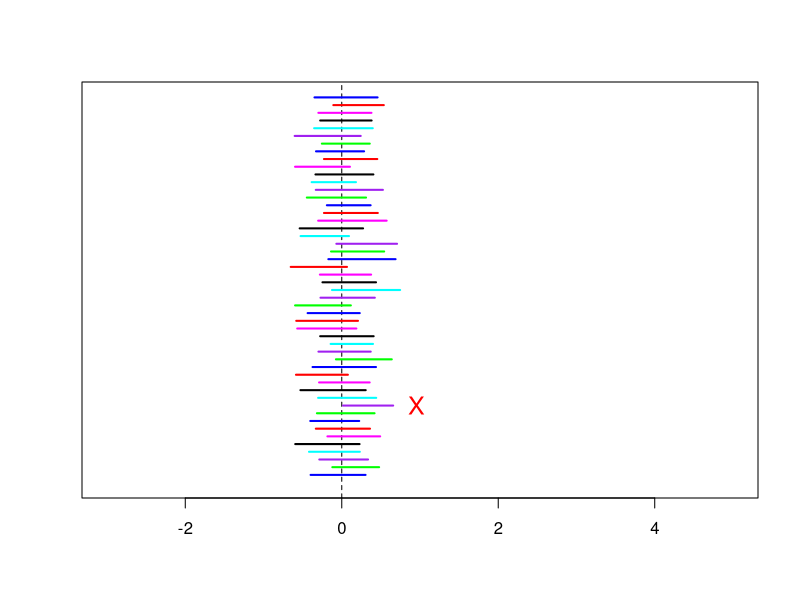
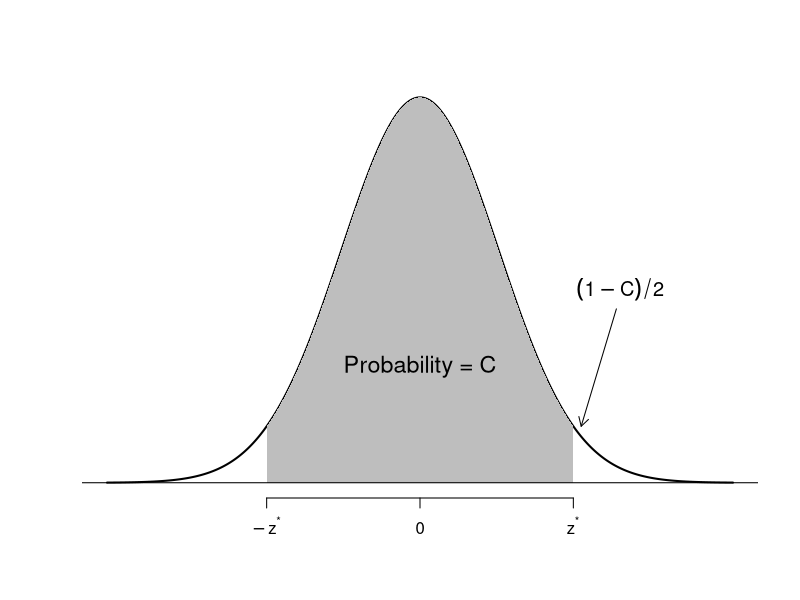

Generate these figures, in order, with R:
## ---- chunk 1
set.seed(123)

n <- 30          # sample size per group
num_sims <- 50   # number of simulations
true_mean <- 0   # true population mean
colors <- c("red", "blue", "green", "purple", "cyan", "black", "magenta")

for (i in 1:num_sims) {
  sample <- rnorm(n, mean = true_mean, sd = 1)
  sample_mean <- mean(sample)
  se <- sd(sample) / sqrt(n)
  lower <- sample_mean - qnorm(0.975) * se
  upper <- sample_mean + qnorm(0.975) * se
  col <- colors[i %% length(colors) + 1]
  
  # Plot the confidence interval
  if (i == 1) {
    plot(NA, xlim = c(-3, 5), ylim = c(0, num_sims),
         xlab = "", ylab = "", yaxt = "n")
    abline(v = true_mean, lty = 2)  # true mean line
  }
  
  segments(lower, i, upper, i, col = col, lwd = 2)
  
  # Mark intervals that miss the true mean
  if (lower > true_mean || upper < true_mean) {
    text(upper + 0.3, i, "X", col = "red", cex = 1.5)
  }
}
## ---- chunk 2
# z range
z <- seq(-4, 4, length = 1000)
curve <- dnorm(z)

# Confidence level
C <- 0.95
z_star <- qnorm(1 - (1 - C)/2)

# Base plot
plot(z, curve, type = "l", lwd = 2, xlab = "", ylab = "", axes = FALSE)

# Shaded confidence region
polygon(c(-z_star, z[z >= -z_star & z <= z_star], z_star),
        c(0, curve[z >= -z_star & z <= z_star], 0),
        col = "gray", border = NA)

# Axes
axis(1, at = c(-z_star, 0, z_star), labels = expression(-z^"*", 0, z^"*"))
abline(h = 0)

# Label for center
text(0, 0.12, "Probability = C", cex = 1.4)

# RIGHT TAIL LABEL (force higher up)
text(z_star + 0.6, 0.20, expression((1 - C)/2), cex = 1.2)
arrows(z_star + 0.55, 0.18, z_star + 0.1, dnorm(z_star), length = 0.1)
